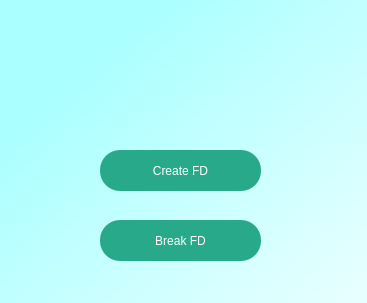
<?xml version="1.0" encoding="UTF-8"?>
<ui version="4.0">
 <class>Dialog</class>
 <widget class="QDialog" name="Dialog">
  <property name="geometry">
   <rect>
    <x>0</x>
    <y>0</y>
    <width>367</width>
    <height>303</height>
   </rect>
  </property>
  <property name="windowTitle">
   <string>Dialog</string>
  </property>
  <widget class="QWidget" name="bgwidget" native="true">
   <property name="geometry">
    <rect>
     <x>0</x>
     <y>0</y>
     <width>521</width>
     <height>411</height>
    </rect>
   </property>
   <property name="styleSheet">
    <string notr="true">QWidget#bgwidget{
background-color:qlineargradient(spread:pad, x1:0.124955, y1:0.199, x2:0.909091, y2:0.903, stop:0 rgba(170, 255, 255, 255), stop:1 rgba(255, 255, 255, 255));
}</string>
   </property>
   <widget class="QPushButton" name="pushButton">
    <property name="geometry">
     <rect>
      <x>100</x>
      <y>150</y>
      <width>161</width>
      <height>41</height>
     </rect>
    </property>
    <property name="styleSheet">
     <string notr="true">QPushButton{
border-radius : 20px;
background-color:rgb(40, 170, 138);
color:rgb(255, 255, 255);
}</string>
    </property>
    <property name="text">
     <string>Create FD</string>
    </property>
   </widget>
   <widget class="QLabel" name="label">
    <property name="geometry">
     <rect>
      <x>48</x>
      <y>29</y>
      <width>261</width>
      <height>31</height>
     </rect>
    </property>
    <property name="styleSheet">
     <string notr="true">font: 700 10pt &quot;Segoe UI&quot;;</string>
    </property>
    <property name="text">
     <string/>
    </property>
    <property name="alignment">
     <set>Qt::AlignmentFlag::AlignCenter</set>
    </property>
   </widget>
   <widget class="QPushButton" name="pushButton_2">
    <property name="geometry">
     <rect>
      <x>100</x>
      <y>220</y>
      <width>161</width>
      <height>41</height>
     </rect>
    </property>
    <property name="styleSheet">
     <string notr="true">QPushButton{
border-radius : 20px;
background-color:rgb(40, 170, 138);
color:rgb(255, 255, 255);
}</string>
    </property>
    <property name="text">
     <string>Break FD</string>
    </property>
   </widget>
  </widget>
 </widget>
 <resources/>
 <connections/>
</ui>
